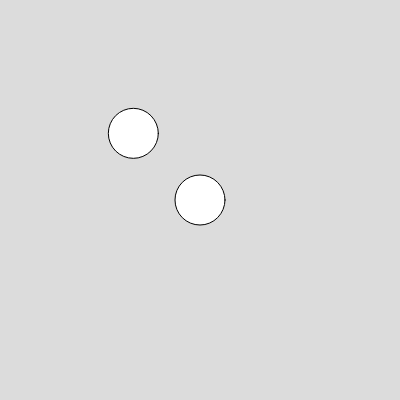
Frame 1 (no input)
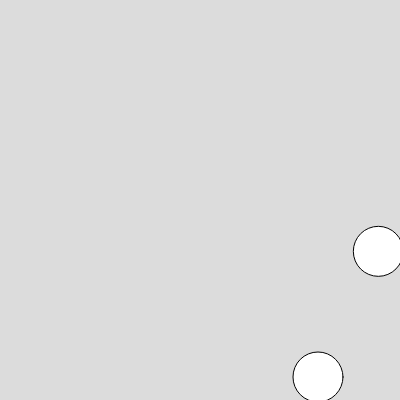
Frame 60 (no input)
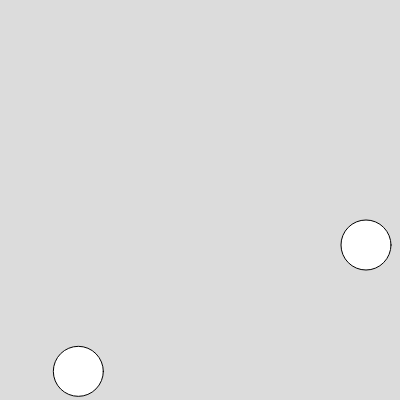
Frame 120 (the mouse pressed at the canvas centre since frame 60)

The p5.js sketch that drew these frames (run headless with seeded random() and noise() and a simulated clock; from frame 60 on, the mouse is pressed at the canvas centre):

// p5.js sketch
// ── sketch.js
let circleSize = 50;
let x1;
let x1speed = 2;
let y1;
let y1speed = 3;

let x2;
let x2speed = 5;
let y2;
let y2speed = 2;

function setup() {
  createCanvas(400, 400);
  x1 = width / 2;
  y1 = height / 2;

 x2 = width / 3;
  y2 = height / 3;
}

function draw() {
  background(220);
  
push ()
  cir1 ()
 bounce1 ()
  pop()
  
  push ()
  cir2 ()
  bounce2 ()
  pop()

  
}

function cir1 () {
circle(x1, y1, circleSize);
}

function bounce1 () {
x1 += x1speed; 
  y1 += y1speed;
  
  if (x1 > width || x1 < 0) {
    x1speed *= -1; 
  }

  if (y1 > height || y1 < 0) {
    y1speed *= -1;
  }
}

function cir2 () {
circle(x2, y2, circleSize);
}

function bounce2 () {
x2 += x2speed; 
  y2 += y2speed;
  
  if (x2 > width || x2 < 0) {
    x2speed *= -1; 
  }

  if (y2 > height || y2 < 0) {
    y2speed *= -1;
  }
}
